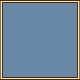

Below is a game level as drawn by its tile map, then a one-line description and the .tmx file that defines it, in full:
An orthogonal 10x10 tile map with 8x8 px tiles, 1 tile layer (Tile Layer 1).

<map version="1.5" tiledversion="1.7.2" orientation="orthogonal" renderorder="right-down" width="10" height="10" tilewidth="8" tileheight="8" infinite="0" nextlayerid="2" nextobjectid="1">
 <tileset firstgid="1" name="MenuTiles" tilewidth="8" tileheight="8" tilecount="128" columns="32">
  <image source="MenuTiles.png" width="256" height="32" />
 </tileset>
 <layer id="1" name="Tile Layer 1" width="10" height="10">
  <data encoding="csv">
2147483739,90,90,90,90,90,90,90,90,91,
96,10,10,10,10,10,10,10,10,2147483744,
96,10,10,10,10,10,10,10,10,2147483744,
96,10,10,10,10,10,10,10,10,2147483744,
96,10,10,10,10,10,10,10,10,2147483744,
96,10,10,10,10,10,10,10,10,2147483744,
96,10,10,10,10,10,10,10,10,2147483744,
96,10,10,10,10,10,10,10,10,2147483744,
96,10,10,10,10,10,10,10,10,2147483744,
3221225563,3221225562,3221225562,3221225562,3221225562,3221225562,3221225562,3221225562,3221225562,1073741915
</data>
 </layer>
</map>
